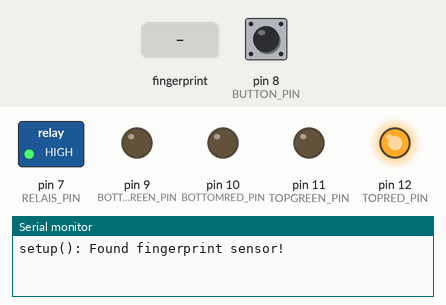
Recording of a sketch running on a simulated Arduino Uno, built with avr-gcc and run on an emulated ATmega328P. Parts: switched loads named in the sketch (green lamp = pin HIGH), output pins drawn as LEDs (lit = HIGH), the last lines printed to the serial monitor. Inputs (shaded band) come from the test bench; at power-on: pin 8 (BUTTON_PIN) HIGH.

Above: at 2.2 s.
2.3 s: finger stored as number 1 placed on the sensor
At 4.4 s:
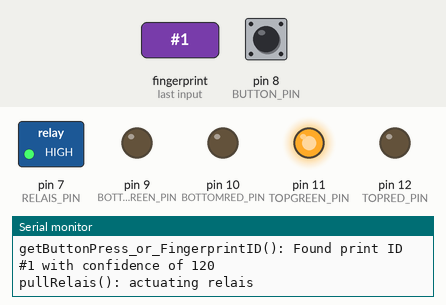
5.3 s: pin 8 (BUTTON_PIN) pulled LOW for 1 s
At 5.9 s:
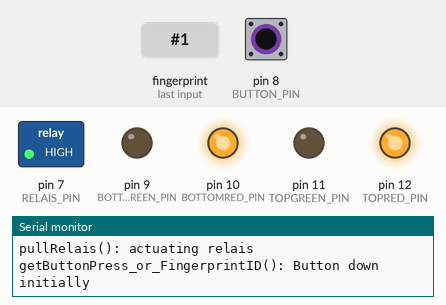
7.8 s: pin 8 (BUTTON_PIN) pulled LOW for 3.2 s
At 8.83 s:
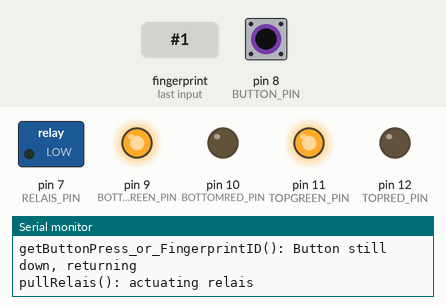
Timing chart, 0 to 13.1 s (numbered marks = the images above; inputs shaded):
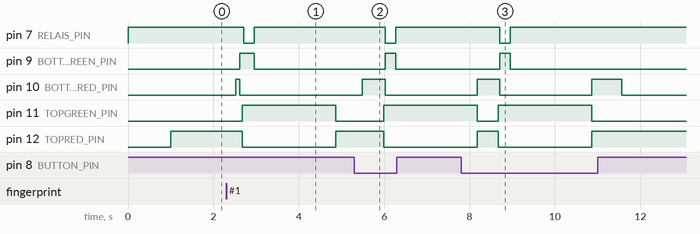

The sketch:

garage-opener.ino
```cpp
/* Simple program that listens to two inputs, a pushbutton (BUTTON_PIN) and a
 * fingerprint sensor such as http://www.adafruit.com/products/751
 * If either is triggered, a relais (RELAIS_PIN) is pulled for a small amount
 * of time. There are some two-colored (red/green) LEDs that show the program
 * state. Some logging happens on Serial.
 *
 * Used in my house as a garage opener (fingerprint scanner exterior, pushbutton
 * and status LEDs interior).
 *
 * Date: July 2016
 * Author: Pim van Pelt <pim@ipng.nl>
 */

#include <Adafruit_Fingerprint.h>
#include <SoftwareSerial.h>

// pin #2 is IN from sensor (GREEN wire)
// pin #3 is OUT from arduino  (WHITE wire)
SoftwareSerial mySerial(2, 3);
Adafruit_Fingerprint finger = Adafruit_Fingerprint(&mySerial);
int useFingerprint = 0;

#define RELAIS_PIN 7
#define BUTTON_PIN 8
#define BOTTOMGREEN_PIN 9
#define BOTTOMRED_PIN 10
#define TOPGREEN_PIN 11
#define TOPRED_PIN 12

#define LED_TOP 0
#define LED_BOTTOM 1
#define COLOR_NONE 0
#define COLOR_RED 1
#define COLOR_GREEN 2

void pinModeOutPutDefault(int pin, int state)
{
  pinMode(pin, OUTPUT);
  digitalWrite(pin, state);
}

void setup() {
  pinMode(BUTTON_PIN, INPUT_PULLUP);
  pinModeOutPutDefault(RELAIS_PIN, HIGH);
  pinModeOutPutDefault(TOPRED_PIN, LOW);
  pinModeOutPutDefault(BOTTOMRED_PIN, LOW);
  pinModeOutPutDefault(TOPGREEN_PIN, LOW);
  pinModeOutPutDefault(BOTTOMGREEN_PIN, LOW);

  while (!Serial);
  Serial.begin(9600);

  // set the data rate for the sensor serial port
  finger.begin(57600);
  if (finger.verifyPassword()) {
    Serial.println("setup(): Found fingerprint sensor!");
    useFingerprint=1;
  } else {
    Serial.println("setup(): Did not find fingerprint sensor :(");
  }
}

void setLed(int pos, int col)
{
  if (pos == LED_TOP) {
    if (col == COLOR_RED) {
      digitalWrite(TOPRED_PIN, HIGH);
      digitalWrite(TOPGREEN_PIN, LOW);
    } else if (col == COLOR_GREEN) {
      digitalWrite(TOPRED_PIN, LOW);
      digitalWrite(TOPGREEN_PIN, HIGH);
    } else {
      digitalWrite(TOPRED_PIN, LOW);
      digitalWrite(TOPGREEN_PIN, LOW);
    }
  }
  if (pos == LED_BOTTOM) {
    if (col == COLOR_RED) {
      digitalWrite(BOTTOMRED_PIN, HIGH);
      digitalWrite(BOTTOMGREEN_PIN, LOW);
    } else if (col == COLOR_GREEN) {
      digitalWrite(BOTTOMRED_PIN, LOW);
      digitalWrite(BOTTOMGREEN_PIN, HIGH);
    } else {
      digitalWrite(BOTTOMRED_PIN, LOW);
      digitalWrite(BOTTOMGREEN_PIN, LOW);
    }
  }
}

void pullRelais()
{
  Serial.println("pullRelais(): actuating relais");
  setLed(LED_BOTTOM, COLOR_GREEN);
  digitalWrite(RELAIS_PIN, LOW);
  delay(250);
  digitalWrite(RELAIS_PIN, HIGH);
  setLed(LED_BOTTOM, COLOR_NONE);
}

// Returns 0 if the sensor matched a fingerprint.
// Returns non-zero otherwise (upon either error, or invalid fingerprint found).
uint8_t getFingerprintID() {
  // If the fingerprint scanner was not detected, or failed, just skip over
  if (useFingerprint != 1)
    return FINGERPRINT_NOFINGER;

  uint8_t p = finger.getImage();
  switch (p) {
    case FINGERPRINT_OK:
      Serial.println("getFingerprintID(): Image taken");
      setLed(LED_BOTTOM, COLOR_NONE);
      break;
    case FINGERPRINT_NOFINGER:
      // Serial.println("getFingerprintID(): No finger detected");
      return p;
    case FINGERPRINT_PACKETRECIEVEERR:
      Serial.println("getFingerprintID(): Communication error");
      return p;
    case FINGERPRINT_IMAGEFAIL:
      Serial.println("getFingerprintID(): Imaging error");
      return p;
    default:
      Serial.println("getFingerprintID(): getImage: Unknown error");
      return p;
  }

  // OK success!

  p = finger.image2Tz();
  switch (p) {
    case FINGERPRINT_OK:
      Serial.println("getFingerprintID(): Image converted");
      setLed(LED_BOTTOM, COLOR_RED);
      break;
    case FINGERPRINT_IMAGEMESS:
      Serial.println("getFingerprintID(): Image too messy");
      return p;
    case FINGERPRINT_PACKETRECIEVEERR:
      Serial.println("getFingerprintID(): Communication error");
      return p;
    case FINGERPRINT_FEATUREFAIL:
      Serial.println("getFingerprintID(): Could not find fingerprint features");
      return p;
    case FINGERPRINT_INVALIDIMAGE:
      Serial.println("getFingerprintID(): Invalid image");
      return p;
    default:
      Serial.println("getFingerprintID(): image2Tz: Unknown error");
      return p;
  }

  // OK converted!
  p = finger.fingerFastSearch();
  if (p == FINGERPRINT_OK) {
    Serial.println("getFingerprintID(): Found a print match");
    setLed(LED_BOTTOM, COLOR_GREEN);
  } else if (p == FINGERPRINT_PACKETRECIEVEERR) {
    Serial.println("getFingerprintID(): Communication error");
    return p;
  } else if (p == FINGERPRINT_NOTFOUND) {
    Serial.println("getFingerprintID(): Did not find a match");
    return p;
  } else {
    Serial.println("getFingerprintID(): fingerFastSearch: Unknown error");
    return p;
  }

  // found a match!
  return 0;
}

// Returns 1 if the button was pressed for 500ms
// Returns 2 if the fingerprint sensor was activated successfully
// Returns 0 otherwise.
uint8_t getButtonPress_or_FingerprintID()
{
  int ret;

  if (LOW == digitalRead(BUTTON_PIN)) {
    Serial.println("getButtonPress_or_FingerprintID(): Button down initially");
    setLed(LED_BOTTOM, COLOR_RED);
    delay(500);
    if (LOW == digitalRead(BUTTON_PIN)) {
      Serial.println("getButtonPress_or_FingerprintID(): Button still down, returning");
      return 1;
    }
  }
  ret = getFingerprintID();
  if (0 == ret) {
    Serial.print("getButtonPress_or_FingerprintID(): Found print ID #"); Serial.print(finger.fingerID);
    Serial.print(" with confidence of "); Serial.println(finger.confidence);
    return 2;
  } else if (ret != FINGERPRINT_NOFINGER) {
    for (int i=0; i<4; i++) {
      setLed(LED_BOTTOM, COLOR_RED);
      delay(250);
      setLed(LED_BOTTOM, COLOR_NONE);
      delay(250);
    }
  }
  return 0;
}

void loop() {
 setLed(LED_TOP, COLOR_RED);
 setLed(LED_BOTTOM, COLOR_NONE);

 if (0 != getButtonPress_or_FingerprintID()) {
  setLed(LED_TOP, COLOR_GREEN);
  pullRelais();
  delay(1750);
 }
 delay(150);
}
```

Measured:
- after the input at 2.3 s, pin 7 (RELAIS_PIN): HIGH → LOW after 0.41 s, → HIGH 0.25 s later; pin 9 (BOTTOMGREEN_PIN): LOW → HIGH after 0.32 s, → LOW 0.34 s later
- after the input at 5.3 s, pin 7 (RELAIS_PIN): HIGH → LOW after 0.72 s, → HIGH 0.25 s later; pin 9 (BOTTOMGREEN_PIN): LOW → HIGH after 0.72 s, → LOW 0.25 s later; pin 10 (BOTTOMRED_PIN): LOW → HIGH after 0.19 s, → LOW 0.53 s later; pin 11 (TOPGREEN_PIN): LOW → HIGH after 0.69 s; pin 12 (TOPRED_PIN): HIGH → LOW after 0.69 s
- after the input at 7.8 s, pin 7 (RELAIS_PIN): HIGH → LOW after 0.91 s, → HIGH 0.25 s later; pin 9 (BOTTOMGREEN_PIN): LOW → HIGH after 0.91 s, → LOW 0.25 s later; pin 10 (BOTTOMRED_PIN): LOW → HIGH after 0.37 s, → LOW 0.53 s later, → HIGH 2.2 s later, → LOW 0.71 s later
